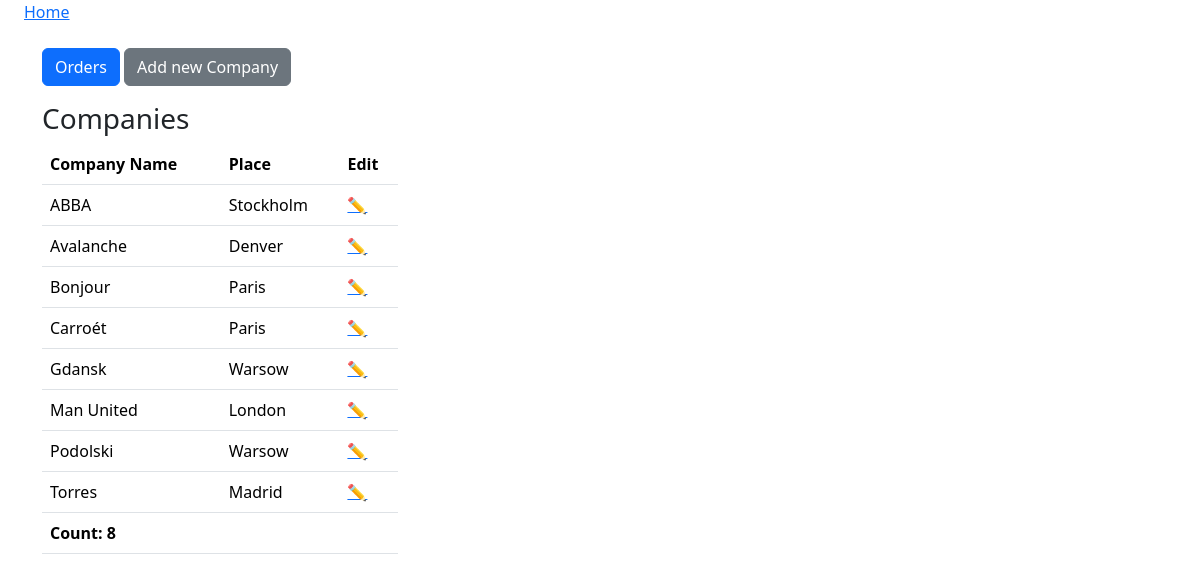
/company_list/, run on the app's committed database.
### htmx_tests/models.py (models this page shows, shortened)
class Company(models.Model):
    name = models.CharField(max_length=50)
    location = models.ForeignKey(Location, on_delete=models.CASCADE)

class Location(models.Model):
    place = models.CharField(max_length=100, unique=True)
    def __str__(self):
        return self.place

### htmx_tests/views.py (the view)
# urls.py: path("company_list/", views.company_list, name="company_list"),
def company_list(request):
    company = Company.objects.all().order_by('name')
    count = company.count()
    return render(request, 'htmx_tests/company.html', {
        'company':company,
        'count':count,
    })

### htmx_tests/templates/htmx_tests/company.html
{% extends 'base.html' %}
{% block content %}
<div class="container mt-4">
    <div class="row mb-3">
        <div class="col-md-3">
            <a class="btn btn-primary" href="{% url 'htmx_tests:order_summary_list' %}">Orders</a>
            <a class="btn btn-secondary" href="{% url 'htmx_tests:company_create' %}">Add new Company</a>
        </div>
    </div>
    <div class="row">
        <div class="col-md-4">
            <h3>Companies</h3>
            <table class="table table-hover">
                <thead>
                    <tr>
                        <th>Company Name</th>
                        <th>Place</th>
                        <th>Edit</th>
                    </tr>
                </thead>
                <tbody>
                    {% for comp in company %}
                    <tr>
                        <td>{{comp.name}}</td>
                        <td>{{comp.location}}</td>
                        <td>
                            <a href="{% url 'htmx_tests:company_edit' comp.pk %}">✏️</a>
                        </td>
                    </tr>
                    {% endfor %}
                    <tr>
                        <td class="fw-bold">Count: {{count}}</td>
                        <td></td>
                        <td></td>
                    </tr>
                </tbody>
            </table>
        </div>
    </div>
</div>
{% endblock content %}

### data on the page
Company: name "ABBA", location "Stockholm"
Company: name "Avalanche", location "Denver"
Company: name "Bonjour", location "Paris"
Company: name "Carroét", location "Paris"
Company: name "Gdansk", location "Warsow"
Company: name "Man United", location "London"
Company: name "Podolski", location "Warsow"
Company: name "Torres", location "Madrid"

### other printed values
{{ count }} "8"
